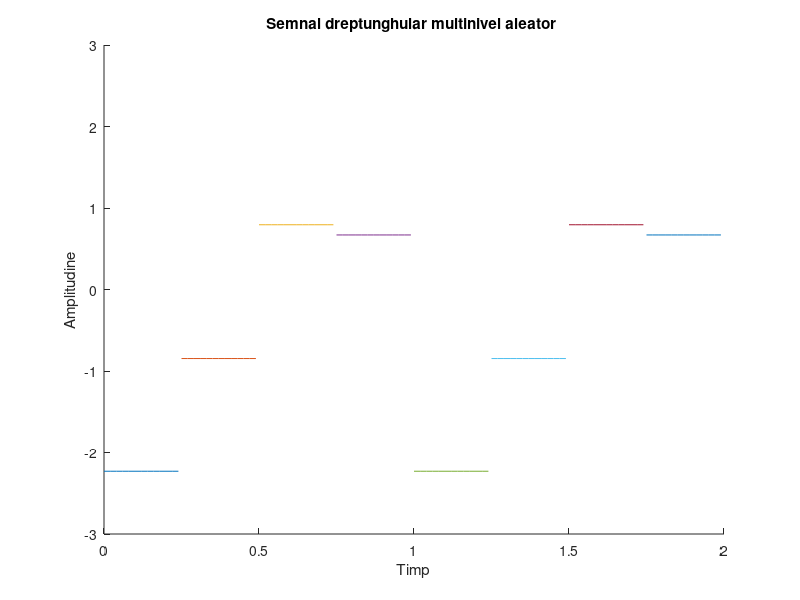

Source code (MATLAB):
hold on;
%Cu ajutorul functie hold on vom afisa simultan mai multe semnale
%pe acelasi grafic
%20ms
r1=rand(1);
r2=rand(1);
r3=rand(1);
r4=rand(1);
t1=0:.02:0.25;
t2=0.25:.02:0.5;
t3=0.5:.02:0.75;
t4=0.75:.02:1;
x1=-3*r1*square(8*pi*t1,100);
x2=-r2*square(8*pi*t2,100);
x3=r3*square(8*pi*t3,100);
x4=3*r4*square(8*pi*t4,100);
plot(t1,x1);
plot(t2,x2);
plot(t3,x3);
plot(t4,x4);
axis([0 2 -3 3]);
t5=1:.02:1.25;
t6=1.25:.02:1.5;
t7=1.5:.02:1.75;
t8=1.75:.02:2;
x5=-3*r1*square(8*pi*t5,100);
x6=-r2*square(8*pi*t6,100);
x7=r3*square(8*pi*t7,100);
x8=3*r4*square(8*pi*t8,100);
plot(t5,x5);
plot(t6,x6);
plot(t7,x7);
plot(t8,x8);
xlabel('Timp')
ylabel('Amplitudine')
title('Semnal dreptunghular multinivel aleator ')
